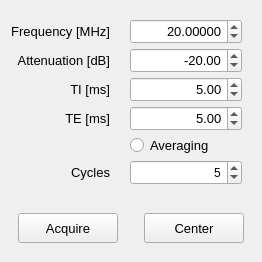
        <widget class="QWidget" name="manualAcqWidget">
         <property name="enabled">
          <bool>true</bool>
         </property>
         <property name="geometry">
          <rect>
           <x>0</x>
           <y>0</y>
           <width>262</width>
           <height>259</height>
          </rect>
         </property>
         <property name="sizePolicy">
          <sizepolicy hsizetype="Preferred" vsizetype="MinimumExpanding">
           <horstretch>0</horstretch>
           <verstretch>0</verstretch>
          </sizepolicy>
         </property>
         <property name="autoFillBackground">
          <bool>true</bool>
         </property>
         <attribute name="label">
          <string>Spectrum Acquisition</string>
         </attribute>
         <layout class="QVBoxLayout" name="verticalLayout_4">
          <property name="spacing">
           <number>10</number>
          </property>
          <property name="leftMargin">
           <number>0</number>
          </property>
          <property name="topMargin">
           <number>10</number>
          </property>
          <property name="rightMargin">
           <number>0</number>
          </property>
          <property name="bottomMargin">
           <number>10</number>
          </property>
          <item>
           <widget class="QWidget" name="widget" native="true">
            <property name="sizePolicy">
             <sizepolicy hsizetype="Preferred" vsizetype="Preferred">
              <horstretch>0</horstretch>
              <verstretch>0</verstretch>
             </sizepolicy>
            </property>
            <layout class="QGridLayout" name="gridLayout_2">
             <property name="leftMargin">
              <number>10</number>
             </property>
             <property name="rightMargin">
              <number>20</number>
             </property>
             <property name="horizontalSpacing">
              <number>20</number>
             </property>
             <property name="verticalSpacing">
              <number>4</number>
             </property>
             <item row="0" column="0">
              <widget class="QLabel" name="manualFreqLabel">
               <property name="sizePolicy">
                <sizepolicy hsizetype="Minimum" vsizetype="Preferred">
                 <horstretch>0</horstretch>
                 <verstretch>0</verstretch>
                </sizepolicy>
               </property>
               <property name="minimumSize">
                <size>
                 <width>100</width>
                 <height>0</height>
                </size>
               </property>
               <property name="font">
                <font>
                 <pointsize>10</pointsize>
                 <weight>50</weight>
                 <bold>false</bold>
                </font>
               </property>
               <property name="text">
                <string>Frequency [MHz]</string>
               </property>
               <property name="alignment">
                <set>Qt::AlignRight|Qt::AlignTrailing|Qt::AlignVCenter</set>
               </property>
              </widget>
             </item>
             <item row="0" column="1">
              <widget class="QDoubleSpinBox" name="manualFreq_input">
               <property name="sizePolicy">
                <sizepolicy hsizetype="Expanding" vsizetype="Fixed">
                 <horstretch>0</horstretch>
                 <verstretch>0</verstretch>
                </sizepolicy>
               </property>
               <property name="minimumSize">
                <size>
                 <width>90</width>
                 <height>25</height>
                </size>
               </property>
               <property name="maximumSize">
                <size>
                 <width>300</width>
                 <height>25</height>
                </size>
               </property>
               <property name="font">
                <font>
                 <pointsize>10</pointsize>
                 <weight>50</weight>
                 <bold>false</bold>
                </font>
               </property>
               <property name="alignment">
                <set>Qt::AlignRight|Qt::AlignTrailing|Qt::AlignVCenter</set>
               </property>
               <property name="decimals">
                <number>5</number>
               </property>
               <property name="maximum">
                <double>99.999989999999997</double>
               </property>
               <property name="singleStep">
                <double>0.020000000000000</double>
               </property>
               <property name="value">
                <double>20.000000000000000</double>
               </property>
              </widget>
             </item>
             <item row="1" column="0">
              <widget class="QLabel" name="manualAtLabel">
               <property name="sizePolicy">
                <sizepolicy hsizetype="Minimum" vsizetype="Preferred">
                 <horstretch>0</horstretch>
                 <verstretch>0</verstretch>
                </sizepolicy>
               </property>
               <property name="minimumSize">
                <size>
                 <width>100</width>
                 <height>0</height>
                </size>
               </property>
               <property name="font">
                <font>
                 <pointsize>10</pointsize>
                 <weight>50</weight>
                 <bold>false</bold>
                </font>
               </property>
               <property name="autoFillBackground">
                <bool>false</bool>
               </property>
               <property name="text">
                <string>Attenuation [dB]</string>
               </property>
               <property name="alignment">
                <set>Qt::AlignRight|Qt::AlignTrailing|Qt::AlignVCenter</set>
               </property>
              </widget>
             </item>
             <item row="1" column="1">
              <widget class="QDoubleSpinBox" name="manualAt_input">
               <property name="sizePolicy">
                <sizepolicy hsizetype="Expanding" vsizetype="Fixed">
                 <horstretch>0</horstretch>
                 <verstretch>0</verstretch>
                </sizepolicy>
               </property>
               <property name="minimumSize">
                <size>
                 <width>90</width>
                 <height>25</height>
                </size>
               </property>
               <property name="maximumSize">
                <size>
                 <width>300</width>
                 <height>25</height>
                </size>
               </property>
               <property name="font">
                <font>
                 <pointsize>10</pointsize>
                 <weight>50</weight>
                 <bold>false</bold>
                </font>
               </property>
               <property name="alignment">
                <set>Qt::AlignRight|Qt::AlignTrailing|Qt::AlignVCenter</set>
               </property>
               <property name="minimum">
                <double>-32.000000000000000</double>
               </property>
               <property name="maximum">
                <double>-1.000000000000000</double>
               </property>
               <property name="singleStep">
                <double>0.250000000000000</double>
               </property>
               <property name="value">
                <double>-20.000000000000000</double>
               </property>
              </widget>
             </item>
             <item row="2" column="0">
              <widget class="QLabel" name="manualTILabel">
               <property name="minimumSize">
                <size>
                 <width>100</width>
                 <height>0</height>
                </size>
               </property>
               <property name="font">
                <font>
                 <pointsize>10</pointsize>
                </font>
               </property>
               <property name="text">
                <string>TI [ms]</string>
               </property>
               <property name="alignment">
                <set>Qt::AlignRight|Qt::AlignTrailing|Qt::AlignVCenter</set>
               </property>
              </widget>
             </item>
             <item row="2" column="1">
              <widget class="QDoubleSpinBox" name="manualTI_input">
               <property name="sizePolicy">
                <sizepolicy hsizetype="Expanding" vsizetype="Fixed">
                 <horstretch>0</horstretch>
                 <verstretch>0</verstretch>
                </sizepolicy>
               </property>
               <property name="minimumSize">
                <size>
                 <width>90</width>
                 <height>25</height>
                </size>
               </property>
               <property name="maximumSize">
                <size>
                 <width>300</width>
                 <height>25</height>
                </size>
               </property>
               <property name="font">
                <font>
                 <pointsize>10</pointsize>
                </font>
               </property>
               <property name="alignment">
                <set>Qt::AlignRight|Qt::AlignTrailing|Qt::AlignVCenter</set>
               </property>
               <property name="decimals">
                <number>2</number>
               </property>
               <property name="minimum">
                <double>0.250000000000000</double>
               </property>
               <property name="maximum">
                <double>10000.000000000000000</double>
               </property>
               <property name="singleStep">
                <double>5.000000000000000</double>
               </property>
               <property name="value">
                <double>5.000000000000000</double>
               </property>
              </widget>
             </item>
             <item row="3" column="0">
              <widget class="QLabel" name="manualTELabel">
               <property name="minimumSize">
                <size>
                 <width>100</width>
                 <height>0</height>
                </size>
               </property>
               <property name="font">
                <font>
                 <pointsize>10</pointsize>
                </font>
               </property>
               <property name="text">
                <string>TE [ms]</string>
               </property>
               <property name="alignment">
                <set>Qt::AlignRight|Qt::AlignTrailing|Qt::AlignVCenter</set>
               </property>
              </widget>
             </item>
             <item row="3" column="1">
              <widget class="QDoubleSpinBox" name="manualTE_input">
               <property name="sizePolicy">
                <sizepolicy hsizetype="Expanding" vsizetype="Fixed">
                 <horstretch>0</horstretch>
                 <verstretch>0</verstretch>
                </sizepolicy>
               </property>
               <property name="minimumSize">
                <size>
                 <width>90</width>
                 <height>25</height>
                </size>
               </property>
               <property name="maximumSize">
                <size>
                 <width>300</width>
                 <height>25</height>
                </size>
               </property>
               <property name="font">
                <font>
                 <pointsize>10</pointsize>
                </font>
               </property>
               <property name="alignment">
                <set>Qt::AlignRight|Qt::AlignTrailing|Qt::AlignVCenter</set>
               </property>
               <property name="decimals">
                <number>2</number>
               </property>
               <property name="minimum">
                <double>0.250000000000000</double>
               </property>
               <property name="maximum">
                <double>10000.000000000000000</double>
               </property>
               <property name="singleStep">
                <double>5.000000000000000</double>
               </property>
               <property name="value">
                <double>5.000000000000000</double>
               </property>
              </widget>
             </item>
             <item row="4" column="1">
              <widget class="QRadioButton" name="manualAvg_enable">
               <property name="font">
                <font>
                 <pointsize>10</pointsize>
                 <weight>50</weight>
                 <bold>false</bold>
                </font>
               </property>
               <property name="text">
                <string>Averaging</string>
               </property>
              </widget>
             </item>
             <item row="5" column="0">
              <widget class="QLabel" name="manualAvgCycLabel">
               <property name="minimumSize">
                <size>
                 <width>100</width>
                 <height>0</height>
                </size>
               </property>
               <property name="font">
                <font>
                 <pointsize>10</pointsize>
                </font>
               </property>
               <property name="text">
                <string>Cycles</string>
               </property>
               <property name="alignment">
                <set>Qt::AlignRight|Qt::AlignTrailing|Qt::AlignVCenter</set>
               </property>
              </widget>
             </item>
             <item row="5" column="1">
              <widget class="QSpinBox" name="manualAvg_input">
               <property name="sizePolicy">
                <sizepolicy hsizetype="Expanding" vsizetype="Fixed">
                 <horstretch>0</horstretch>
                 <verstretch>0</verstretch>
                </sizepolicy>
               </property>
               <property name="minimumSize">
                <size>
                 <width>90</width>
                 <height>25</height>
                </size>
               </property>
               <property name="maximumSize">
                <size>
                 <width>300</width>
                 <height>25</height>
                </size>
               </property>
               <property name="alignment">
                <set>Qt::AlignRight|Qt::AlignTrailing|Qt::AlignVCenter</set>
               </property>
               <property name="value">
                <number>5</number>
               </property>
              </widget>
             </item>
            </layout>
           </widget>
          </item>
          <item>
           <widget class="QWidget" name="widget" native="true">
            <property name="sizePolicy">
             <sizepolicy hsizetype="Preferred" vsizetype="Preferred">
              <horstretch>0</horstretch>
              <verstretch>0</verstretch>
             </sizepolicy>
            </property>
            <property name="maximumSize">
             <size>
              <width>16777215</width>
              <height>16777215</height>
             </size>
            </property>
            <layout class="QHBoxLayout" name="horizontalLayout_4">
             <item>
              <spacer name="horizontalSpacer_5">
               <property name="orientation">
                <enum>Qt::Horizontal</enum>
               </property>
               <property name="sizeHint" stdset="0">
                <size>
                 <width>40</width>
                 <height>10</height>
                </size>
               </property>
              </spacer>
             </item>
             <item>
              <widget class="QPushButton" name="manualAcquire_btn">
               <property name="sizePolicy">
                <sizepolicy hsizetype="Fixed" vsizetype="Fixed">
                 <horstretch>0</horstretch>
                 <verstretch>0</verstretch>
                </sizepolicy>
               </property>
               <property name="minimumSize">
                <size>
                 <width>100</width>
                 <height>30</height>
                </size>
               </property>
               <property name="maximumSize">
                <size>
                 <width>100</width>
                 <height>30</height>
                </size>
               </property>
               <property name="font">
                <font>
                 <pointsize>10</pointsize>
                 <weight>50</weight>
                 <bold>false</bold>
                </font>
               </property>
               <property name="text">
                <string>Acquire</string>
               </property>
               <property name="flat">
                <bool>false</bool>
               </property>
              </widget>
             </item>
             <item>
              <spacer name="horizontalSpacer_6">
               <property name="orientation">
                <enum>Qt::Horizontal</enum>
               </property>
               <property name="sizeType">
                <enum>QSizePolicy::Fixed</enum>
               </property>
               <property name="sizeHint" stdset="0">
                <size>
                 <width>20</width>
                 <height>10</height>
                </size>
               </property>
              </spacer>
             </item>
             <item>
              <widget class="QPushButton" name="manualCenter_btn">
               <property name="sizePolicy">
                <sizepolicy hsizetype="Fixed" vsizetype="Fixed">
                 <horstretch>0</horstretch>
                 <verstretch>0</verstretch>
                </sizepolicy>
               </property>
               <property name="minimumSize">
                <size>
                 <width>100</width>
                 <height>30</height>
                </size>
               </property>
               <property name="maximumSize">
                <size>
                 <width>100</width>
                 <height>30</height>
                </size>
               </property>
               <property name="font">
                <font>
                 <pointsize>10</pointsize>
                 <weight>50</weight>
                 <bold>false</bold>
                </font>
               </property>
               <property name="text">
                <string>Center</string>
               </property>
               <property name="flat">
                <bool>false</bool>
               </property>
              </widget>
             </item>
             <item>
              <spacer name="horizontalSpacer_7">
               <property name="orientation">
                <enum>Qt::Horizontal</enum>
               </property>
               <property name="sizeHint" stdset="0">
                <size>
                 <width>40</width>
                 <height>10</height>
                </size>
               </property>
              </spacer>
             </item>
            </layout>
           </widget>
          </item>
         </layout>
        </widget>
